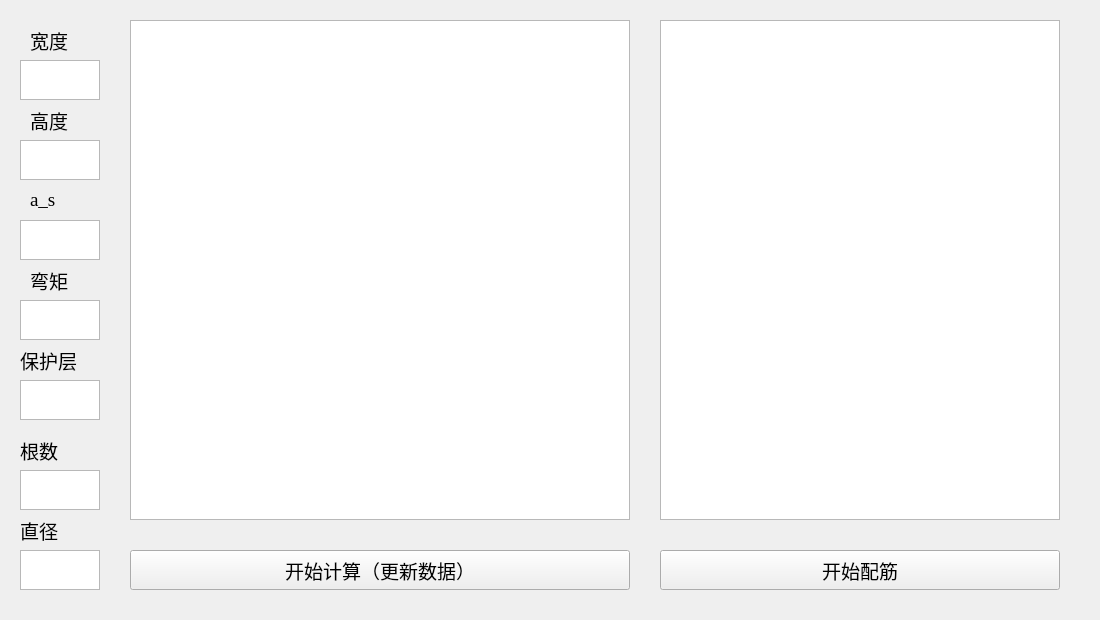
<?xml version="1.0" encoding="UTF-8"?>
<ui version="4.0">
 <class>Rectangle</class>
 <widget class="QWidget" name="Rectangle">
  <property name="geometry">
   <rect>
    <x>0</x>
    <y>0</y>
    <width>1100</width>
    <height>620</height>
   </rect>
  </property>
  <property name="windowTitle">
   <string>Form</string>
  </property>
  <widget class="QTextEdit" name="textEdit">
   <property name="geometry">
    <rect>
     <x>130</x>
     <y>20</y>
     <width>500</width>
     <height>500</height>
    </rect>
   </property>
   <property name="font">
    <font>
     <family>Times New Roman</family>
     <pointsize>14</pointsize>
    </font>
   </property>
  </widget>
  <widget class="QLabel" name="label_b">
   <property name="geometry">
    <rect>
     <x>30</x>
     <y>20</y>
     <width>60</width>
     <height>40</height>
    </rect>
   </property>
   <property name="font">
    <font>
     <family>Times New Roman</family>
     <pointsize>14</pointsize>
    </font>
   </property>
   <property name="text">
    <string>宽度</string>
   </property>
  </widget>
  <widget class="QTextEdit" name="textEdit_b">
   <property name="geometry">
    <rect>
     <x>20</x>
     <y>60</y>
     <width>80</width>
     <height>40</height>
    </rect>
   </property>
   <property name="font">
    <font>
     <family>Times New Roman</family>
     <pointsize>14</pointsize>
    </font>
   </property>
  </widget>
  <widget class="QTextEdit" name="textEdit_h">
   <property name="geometry">
    <rect>
     <x>20</x>
     <y>140</y>
     <width>80</width>
     <height>40</height>
    </rect>
   </property>
   <property name="font">
    <font>
     <family>Times New Roman</family>
     <pointsize>14</pointsize>
    </font>
   </property>
  </widget>
  <widget class="QLabel" name="label_h">
   <property name="geometry">
    <rect>
     <x>30</x>
     <y>100</y>
     <width>60</width>
     <height>40</height>
    </rect>
   </property>
   <property name="font">
    <font>
     <family>Times New Roman</family>
     <pointsize>14</pointsize>
    </font>
   </property>
   <property name="text">
    <string>高度</string>
   </property>
  </widget>
  <widget class="QLabel" name="label_M">
   <property name="geometry">
    <rect>
     <x>30</x>
     <y>260</y>
     <width>60</width>
     <height>40</height>
    </rect>
   </property>
   <property name="font">
    <font>
     <family>Times New Roman</family>
     <pointsize>14</pointsize>
    </font>
   </property>
   <property name="text">
    <string>弯矩</string>
   </property>
  </widget>
  <widget class="QTextEdit" name="textEdit_M">
   <property name="geometry">
    <rect>
     <x>20</x>
     <y>300</y>
     <width>80</width>
     <height>40</height>
    </rect>
   </property>
   <property name="font">
    <font>
     <family>Times New Roman</family>
     <pointsize>14</pointsize>
    </font>
   </property>
  </widget>
  <widget class="QPushButton" name="pushButton_Calculation">
   <property name="geometry">
    <rect>
     <x>130</x>
     <y>550</y>
     <width>500</width>
     <height>40</height>
    </rect>
   </property>
   <property name="font">
    <font>
     <family>Times New Roman</family>
     <pointsize>14</pointsize>
    </font>
   </property>
   <property name="text">
    <string>开始计算（更新数据）</string>
   </property>
  </widget>
  <widget class="QGraphicsView" name="graphicsView">
   <property name="geometry">
    <rect>
     <x>660</x>
     <y>20</y>
     <width>400</width>
     <height>500</height>
    </rect>
   </property>
   <property name="font">
    <font>
     <family>Times New Roman</family>
     <pointsize>14</pointsize>
    </font>
   </property>
  </widget>
  <widget class="QPushButton" name="pushButton_Drawing">
   <property name="geometry">
    <rect>
     <x>660</x>
     <y>550</y>
     <width>400</width>
     <height>40</height>
    </rect>
   </property>
   <property name="font">
    <font>
     <family>Times New Roman</family>
     <pointsize>14</pointsize>
    </font>
   </property>
   <property name="text">
    <string>开始配筋</string>
   </property>
  </widget>
  <widget class="QLabel" name="label_a_s">
   <property name="geometry">
    <rect>
     <x>30</x>
     <y>180</y>
     <width>60</width>
     <height>40</height>
    </rect>
   </property>
   <property name="font">
    <font>
     <family>Times New Roman</family>
     <pointsize>14</pointsize>
    </font>
   </property>
   <property name="text">
    <string>a_s</string>
   </property>
  </widget>
  <widget class="QTextEdit" name="textEdit_a_s">
   <property name="geometry">
    <rect>
     <x>20</x>
     <y>220</y>
     <width>80</width>
     <height>40</height>
    </rect>
   </property>
   <property name="font">
    <font>
     <family>Times New Roman</family>
     <pointsize>14</pointsize>
    </font>
   </property>
  </widget>
  <widget class="QTextEdit" name="textEdit_c">
   <property name="geometry">
    <rect>
     <x>20</x>
     <y>380</y>
     <width>80</width>
     <height>40</height>
    </rect>
   </property>
   <property name="font">
    <font>
     <family>Times New Roman</family>
     <pointsize>14</pointsize>
    </font>
   </property>
  </widget>
  <widget class="QLabel" name="label_c">
   <property name="geometry">
    <rect>
     <x>20</x>
     <y>340</y>
     <width>80</width>
     <height>40</height>
    </rect>
   </property>
   <property name="font">
    <font>
     <family>Times New Roman</family>
     <pointsize>14</pointsize>
    </font>
   </property>
   <property name="text">
    <string>保护层</string>
   </property>
  </widget>
  <widget class="QLabel" name="label_n">
   <property name="geometry">
    <rect>
     <x>20</x>
     <y>430</y>
     <width>80</width>
     <height>40</height>
    </rect>
   </property>
   <property name="font">
    <font>
     <family>Times New Roman</family>
     <pointsize>14</pointsize>
    </font>
   </property>
   <property name="text">
    <string>根数</string>
   </property>
  </widget>
  <widget class="QTextEdit" name="textEdit_n">
   <property name="geometry">
    <rect>
     <x>20</x>
     <y>470</y>
     <width>80</width>
     <height>40</height>
    </rect>
   </property>
   <property name="font">
    <font>
     <family>Times New Roman</family>
     <pointsize>14</pointsize>
    </font>
   </property>
  </widget>
  <widget class="QTextEdit" name="textEdit_d">
   <property name="geometry">
    <rect>
     <x>20</x>
     <y>550</y>
     <width>80</width>
     <height>40</height>
    </rect>
   </property>
   <property name="font">
    <font>
     <family>Times New Roman</family>
     <pointsize>14</pointsize>
    </font>
   </property>
  </widget>
  <widget class="QLabel" name="label_d">
   <property name="geometry">
    <rect>
     <x>20</x>
     <y>510</y>
     <width>80</width>
     <height>40</height>
    </rect>
   </property>
   <property name="font">
    <font>
     <family>Times New Roman</family>
     <pointsize>14</pointsize>
    </font>
   </property>
   <property name="text">
    <string>直径</string>
   </property>
  </widget>
 </widget>
 <resources/>
 <connections/>
</ui>
